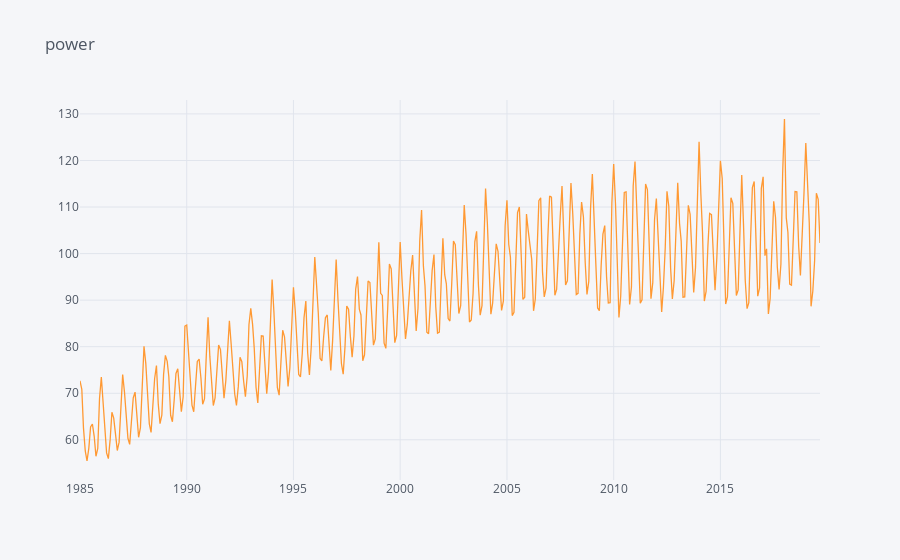

Notebook code for this chart:
### Code cell
#importing Pandas 
#importing plotly and cufflinks in offline mode
import cufflinks as cf
import plotly.offline
from  plotly.offline import plot_mpl
cf.go_offline()
cf.set_config_file(offline=False, world_readable=True)

data.iplot(title="power")

### Figure 1 — Plotly figure (JSON) as saved in the notebook; plotly's stock layout.template omitted (floating-point values rounded to 4 significant figures; data arrays with more than 128 entries replaced by an {"elided": "..."} marker saying what was removed)
{"data": [{"line": {"color": "rgba(255, 153, 51, 1.0)", "dash": "solid", "shape": "linear", "width": 1.3}, "mode": "lines", "name": "Energy Production", "text": "", "type": "scatter", "x": {"elided": "417 str values"}, "y": {"elided": "417 float values"}}], "layout": {"legend": {"bgcolor": "#F5F6F9", "font": {"color": "#4D5663"}}, "paper_bgcolor": "#F5F6F9", "plot_bgcolor": "#F5F6F9", "title": {"font": {"color": "#4D5663"}, "text": "power"}, "xaxis": {"gridcolor": "#E1E5ED", "showgrid": true, "tickfont": {"color": "#4D5663"}, "title": {"font": {"color": "#4D5663"}, "text": ""}, "zerolinecolor": "#E1E5ED"}, "yaxis": {"gridcolor": "#E1E5ED", "showgrid": true, "tickfont": {"color": "#4D5663"}, "title": {"font": {"color": "#4D5663"}, "text": ""}, "zerolinecolor": "#E1E5ED"}}}
